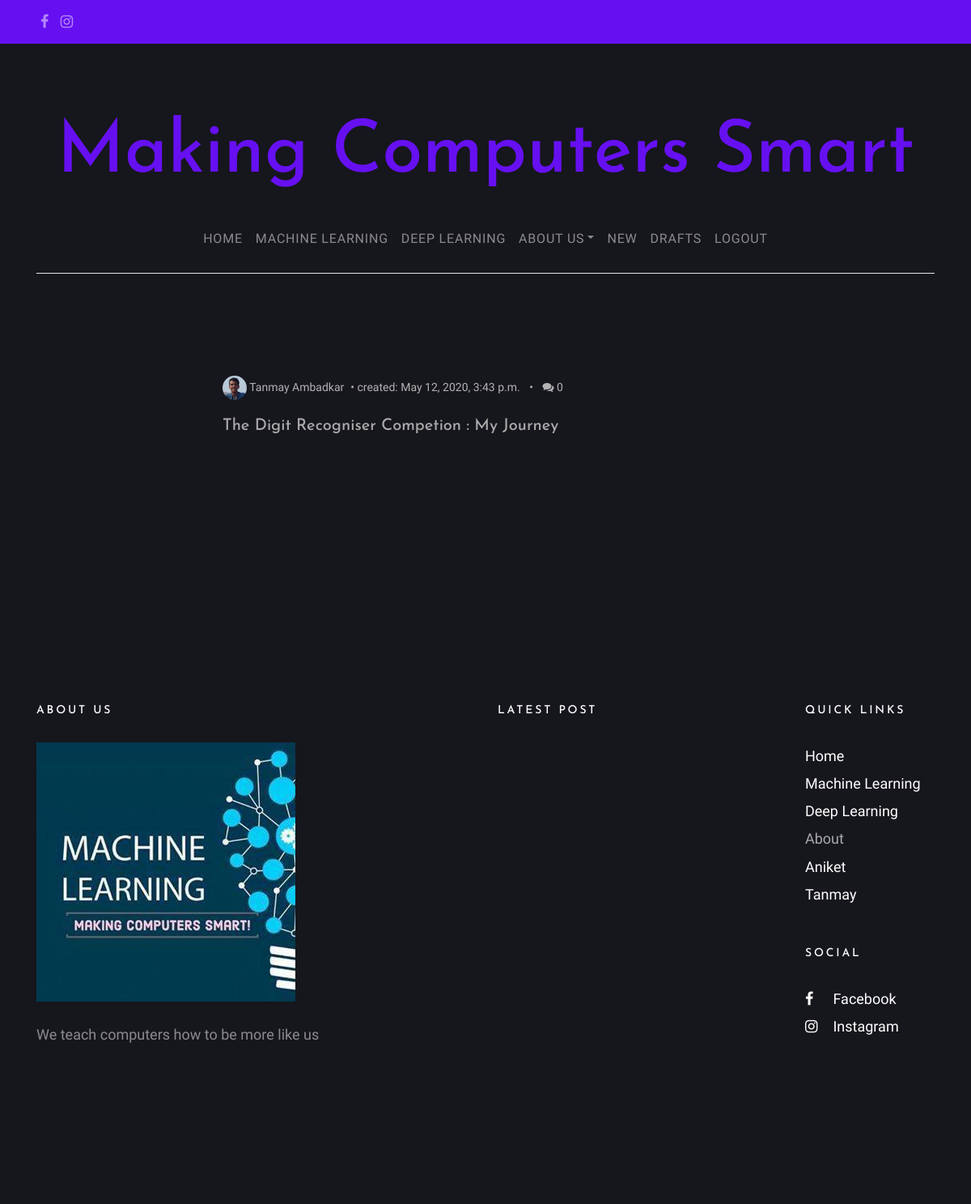
/drafts/ (signed in), run on an earlier commit of the app's database.
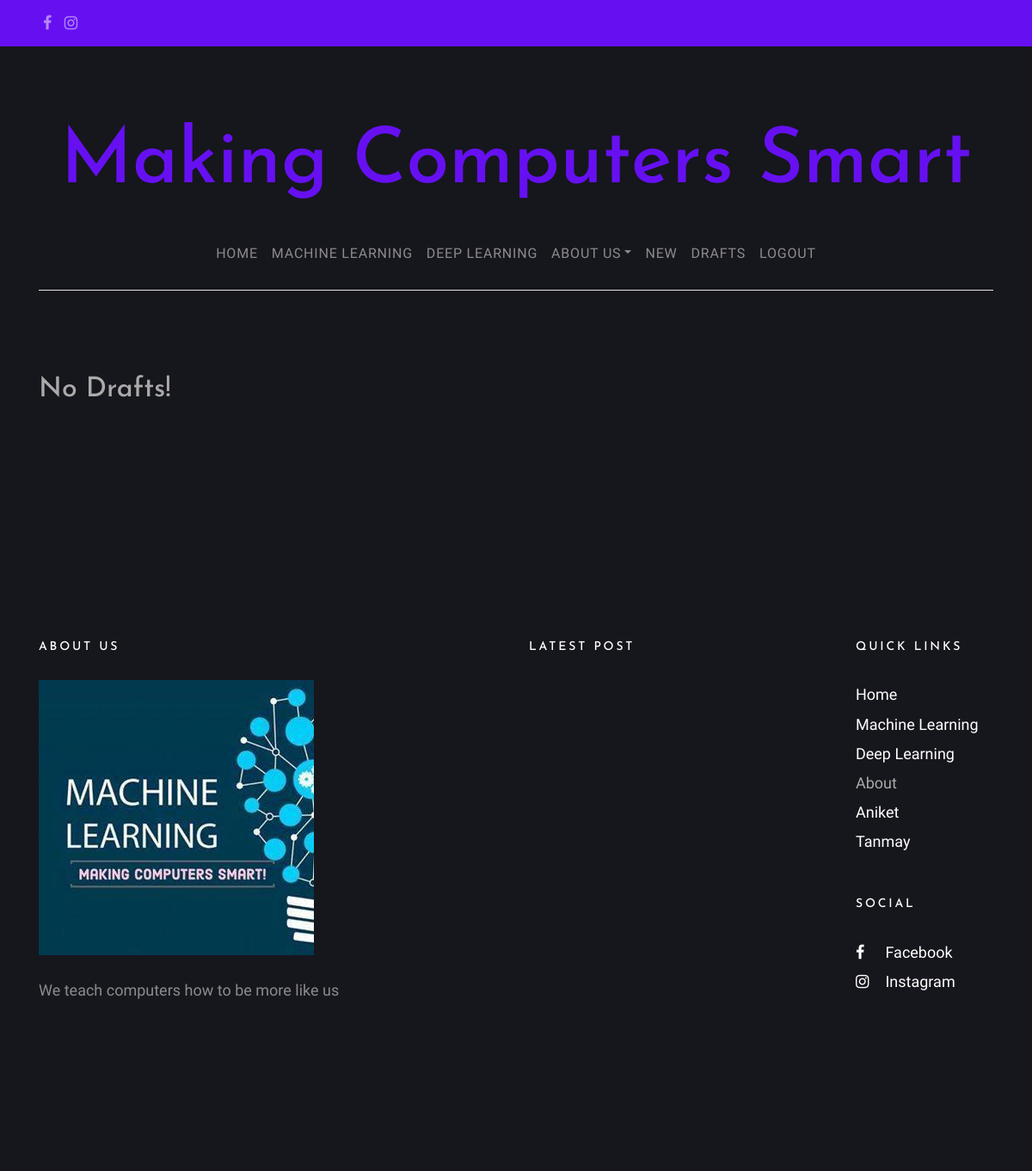
And on a later commit of the database.
### blog/models.py (models this page shows, shortened)
class Post(models.Model):
    types = (
        ('D', 'Deep Learning'),
        ('M', 'Machine Learning'),
    )
    author = models.ForeignKey('UserProfileInfo', on_delete = models.CASCADE)
    title = models.CharField(max_length = 200)
    cover_img = models.ImageField(upload_to = 'cover_image', blank = True)
    text = models.TextField()
    created_date = models.DateTimeField(default = timezone.now)
    published_date = models.DateTimeField(blank = True, null = True)
    type = models.CharField(max_length = 1, choices = types, blank = True)
    def approve_comments(self):
        return self.comments.filter(approved_comment=True)

class UserProfileInfo(models.Model):
    user = models.OneToOneField(User, on_delete= models.CASCADE)
    profile_img = models.ImageField(upload_to = 'profile_pics', blank = True)
    cover_image = models.ImageField(upload_to = 'cover_profile_img', blank = True)
    description = models.TextField(blank = True)
    writeup = models.TextField(blank = True)
    instagram = models.URLField(blank = True)
    facebook = models.URLField(blank = True)
    github = models.URLField(blank = True)
    linkedin = models.URLField(blank = True)
    email = models.EmailField(blank = True)

### blog/views.py (the view)
# urls.py: path('drafts/', DraftListView.as_view(), name = 'post_draft_list'),
class DraftListView(LoginRequiredMixin, ListView):
    login_url = '/login/'
    redirect_field_name = 'blog/post_draft_list.html'
    model = Post
    template_name = 'post_draft_list.html'
    def get_queryset(self):
        return Post.objects.filter(published_date__isnull = True).order_by('created_date')

### blog/templates/blog/post_draft_list.html (shortened to what this page needs)
{% extends "blog/base.html" %}
{% load static %}
{% block content %}
{% if request.user.is_superuser %}
<section class="site-section pt-5">
  <div class="container">
    <div class="row blog-entries">
      <div class="col-md-12 col-lg-8 main-content">
        <div class="row mb-5 mt-5">
           <div class="col-md-12">
             {% for post in post_list %}
             {% if not post.published_date %}
             <div class="post-entry-horzontal">
               <a href="{% url 'post_detail' pk=post.pk %}">
                   <span class="text">
                     <div class="post-meta">
                       <span class="author mr-2"><img src="/media/{{post.author.profile_img}}" alt="Colorlib">  {{post.author.user.first_name}} {{post.author.user.last_name}}</span>&bullet;
                       <span class="mr-2">created: {{post.created_date}}</span> &bullet;
                       <span class="ml-2"><span class="fa fa-comments"></span> {{post.approve_comments.count}}</span>
                     </div>
                     <h2>{{ post.title }}</h2>
                   </span>
		 </div>
               {% endif %}
               {% empty %}
                 <h2>No Drafts!</h2>
             {% endfor %}
	  </div>
        </div>
      </div>
    </div>
  </div>
</section>
{% endif %}
{% endblock %}

What changed in the data, as far as the page shows it:
no longer on this page (row edited): Post: author.profile_img (picture), author.user.first_name "Tanmay", author.user.last_name "Ambadkar", created_date "May 12, 2020, 3:43 p.m.", approve_comments.count "0", title "The Digit Recogniser Competion : My Journey"
Also different on the page:
text now shown: "No Drafts!"
